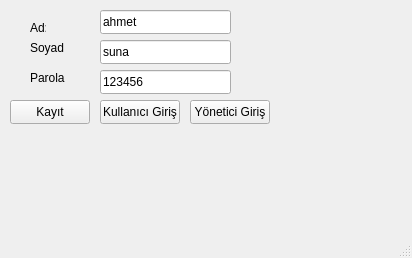
<?xml version="1.0" encoding="UTF-8"?>
<ui version="4.0">
 <class>MainWindow</class>
 <widget class="QMainWindow" name="MainWindow">
  <property name="geometry">
   <rect>
    <x>0</x>
    <y>0</y>
    <width>412</width>
    <height>258</height>
   </rect>
  </property>
  <property name="windowTitle">
   <string>MainWindow</string>
  </property>
  <widget class="QWidget" name="centralwidget">
   <widget class="QPushButton" name="user_entry">
    <property name="geometry">
     <rect>
      <x>100</x>
      <y>100</y>
      <width>80</width>
      <height>24</height>
     </rect>
    </property>
    <property name="text">
     <string>Kullanıcı Giriş</string>
    </property>
   </widget>
   <widget class="QPushButton" name="manager_entry">
    <property name="geometry">
     <rect>
      <x>190</x>
      <y>100</y>
      <width>80</width>
      <height>24</height>
     </rect>
    </property>
    <property name="text">
     <string>Yönetici Giriş</string>
    </property>
   </widget>
   <widget class="QPushButton" name="register_button">
    <property name="geometry">
     <rect>
      <x>10</x>
      <y>100</y>
      <width>80</width>
      <height>24</height>
     </rect>
    </property>
    <property name="text">
     <string>Kayıt</string>
    </property>
   </widget>
   <widget class="QLineEdit" name="name_line">
    <property name="geometry">
     <rect>
      <x>100</x>
      <y>10</y>
      <width>131</width>
      <height>24</height>
     </rect>
    </property>
    <property name="text">
     <string>ahmet</string>
    </property>
   </widget>
   <widget class="QLineEdit" name="surname_line">
    <property name="geometry">
     <rect>
      <x>100</x>
      <y>40</y>
      <width>131</width>
      <height>24</height>
     </rect>
    </property>
    <property name="text">
     <string>suna</string>
    </property>
   </widget>
   <widget class="QLineEdit" name="pasword_line">
    <property name="geometry">
     <rect>
      <x>100</x>
      <y>70</y>
      <width>131</width>
      <height>24</height>
     </rect>
    </property>
    <property name="text">
     <string>123456</string>
    </property>
   </widget>
   <widget class="QLabel" name="label">
    <property name="geometry">
     <rect>
      <x>30</x>
      <y>20</y>
      <width>16</width>
      <height>16</height>
     </rect>
    </property>
    <property name="text">
     <string>Ad:</string>
    </property>
   </widget>
   <widget class="QLabel" name="label_2">
    <property name="geometry">
     <rect>
      <x>30</x>
      <y>40</y>
      <width>49</width>
      <height>16</height>
     </rect>
    </property>
    <property name="text">
     <string>Soyad</string>
    </property>
   </widget>
   <widget class="QLabel" name="label_3">
    <property name="geometry">
     <rect>
      <x>30</x>
      <y>70</y>
      <width>49</width>
      <height>16</height>
     </rect>
    </property>
    <property name="text">
     <string>Parola</string>
    </property>
   </widget>
  </widget>
  <widget class="QMenuBar" name="menubar">
   <property name="geometry">
    <rect>
     <x>0</x>
     <y>0</y>
     <width>412</width>
     <height>21</height>
    </rect>
   </property>
  </widget>
  <widget class="QStatusBar" name="statusbar"/>
 </widget>
 <resources/>
 <connections/>
</ui>
